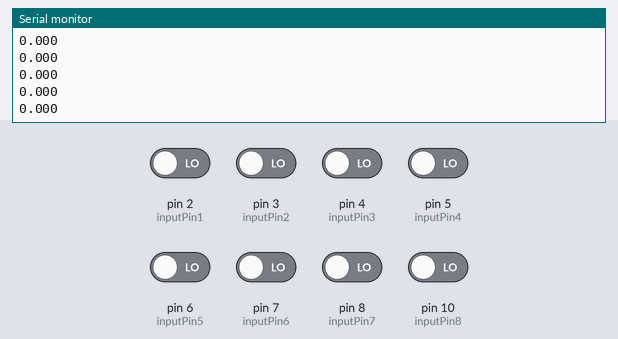
Recording of a sketch running on a simulated Arduino Uno, built with avr-gcc and run on an emulated ATmega328P. On the bench: the last lines printed to the serial monitor. The inputs (shaded band) are chosen by the test bench; at power-on: pin 2 (inputPin1), pin 3 (inputPin2), pin 4 (inputPin3), pin 5 (inputPin4), pin 6 (inputPin5), pin 7 (inputPin6), pin 8 (inputPin7), pin 10 (inputPin8) LOW.

Above: at 1.2 s.
1.3 s: pin 2 (inputPin1) driven HIGH
At 2.1 s:
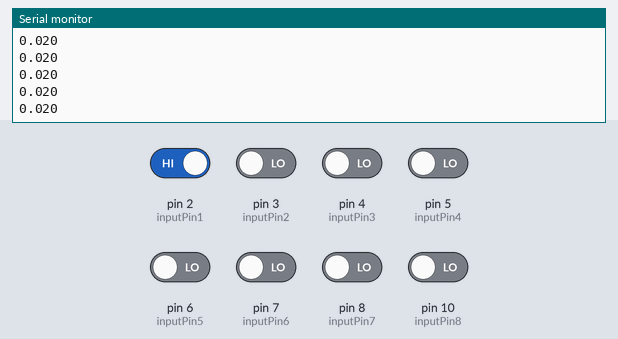
2.8 s: pin 3 (inputPin2) driven HIGH
At 3.7 s:
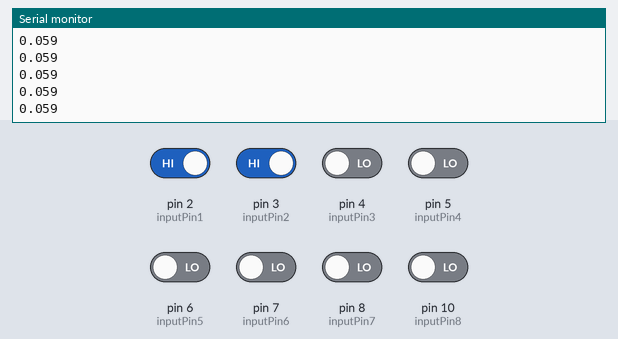
4.3 s: pin 4 (inputPin3) driven HIGH
At 5.2 s:
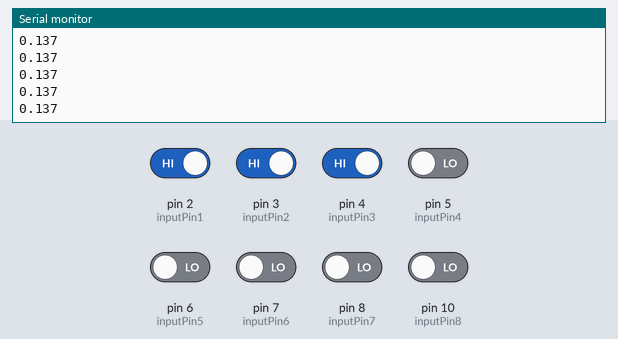
5.8 s: pin 5 (inputPin4) driven HIGH
At 6.8 s:
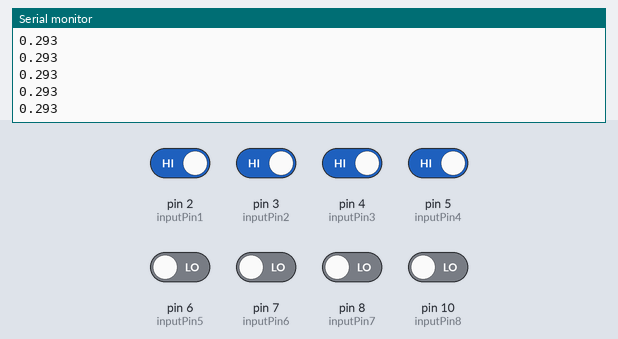
7.3 s: pin 6 (inputPin5) driven HIGH
At 7.8 s:
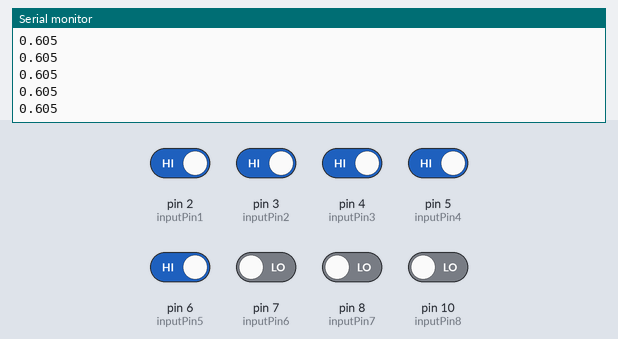
8.8 s: pin 7 (inputPin6) driven HIGH
At 9.5 s:
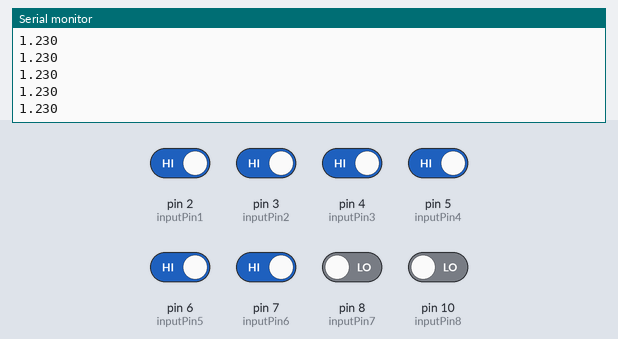
Timing chart, 0 to 11.3 s (numbered marks = the images above; inputs shaded):
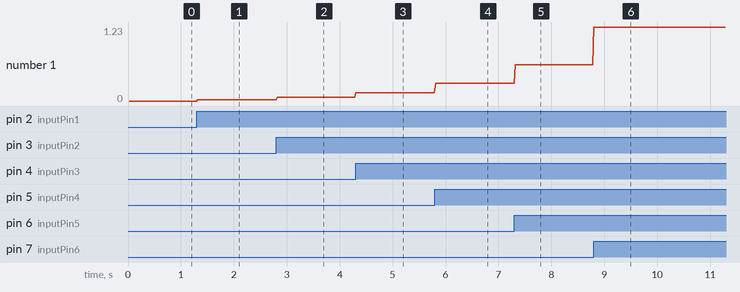

The sketch:

adc-test.ino
```cpp
int clockPin = 9; // Define the pin for clock output
int delayTime = 10; // Delay time in milliseconds for 100 Hz frequency

// Define individual input pins
int inputPin1 = 2;
int inputPin2 = 3;
int inputPin3 = 4;
int inputPin4 = 5;
int inputPin5 = 6;
int inputPin6 = 7;
int inputPin7 = 8;
int inputPin8 = 10;

void setup() {
  pinMode(clockPin, OUTPUT); // Set the clock pin as output

  // Set each input pin as INPUT
  pinMode(inputPin1, INPUT);
  pinMode(inputPin2, INPUT);
  pinMode(inputPin3, INPUT);
  pinMode(inputPin4, INPUT);
  pinMode(inputPin5, INPUT);
  pinMode(inputPin6, INPUT);
  pinMode(inputPin7, INPUT);
  pinMode(inputPin8, INPUT);

  Serial.begin(9600); // Initialize Serial Monitor at 9600 baud
}

void loop() {
  // Generate clock signal
  digitalWrite(clockPin, HIGH); // Set the clock pin HIGH
  delay(delayTime);             // Wait for 5 ms
  digitalWrite(clockPin, LOW);  // Set the clock pin LOW
  delay(delayTime);             // Wait for 5 ms

  // Read the state of each input pin and build binary string
  String binaryData = "";
  binaryData += String(digitalRead(inputPin8)); // Read Pin 2
  binaryData += String(digitalRead(inputPin7)); // Read Pin 3
  binaryData += String(digitalRead(inputPin6)); // Read Pin 4
  binaryData += String(digitalRead(inputPin5)); // Read Pin 5
  binaryData += String(digitalRead(inputPin4)); // Read Pin 6
  binaryData += String(digitalRead(inputPin3)); // Read Pin 7
  binaryData += String(digitalRead(inputPin2)); // Read Pin 8
  binaryData += String(digitalRead(inputPin1)); // Read Pin 10

  // Convert binary string to decimal
  int decimalValue = 0;
  for (int i = 0; i < binaryData.length(); i++) {
    decimalValue = (decimalValue << 1) | (binaryData[i] - '0');
  }

  // Calculate voltage using the equation: (decimal number / 256) * 3.88
  float voltage = ((decimalValue / 256.0) * 5);

  // Output only the voltage for serial plotter
  Serial.println(voltage, 3); // Display with 3 decimal places
}
```

Measured:
- after the input at 1.3 s, the serial monitor: prints a new line at once (image 1)
- after the input at 2.8 s, the serial monitor: prints a new line at once (image 2)
- after the input at 4.3 s, the serial monitor: prints a new line at once (image 3)
- after the input at 5.8 s, the serial monitor: prints a new line at once (image 4)
- after the input at 7.3 s, the serial monitor: prints a new line at once (image 5)
- after the input at 8.8 s, the serial monitor: prints a new line at once (image 6)
- plotted number 1: 0 → 0.02 after the input at 1.3 s, 0.02 → 0.06 after the input at 2.8 s, 0.06 → 0.14 after the input at 4.3 s, 0.14 → 0.29 after the input at 5.8 s, 0.29 → 0.6 after the input at 7.3 s
